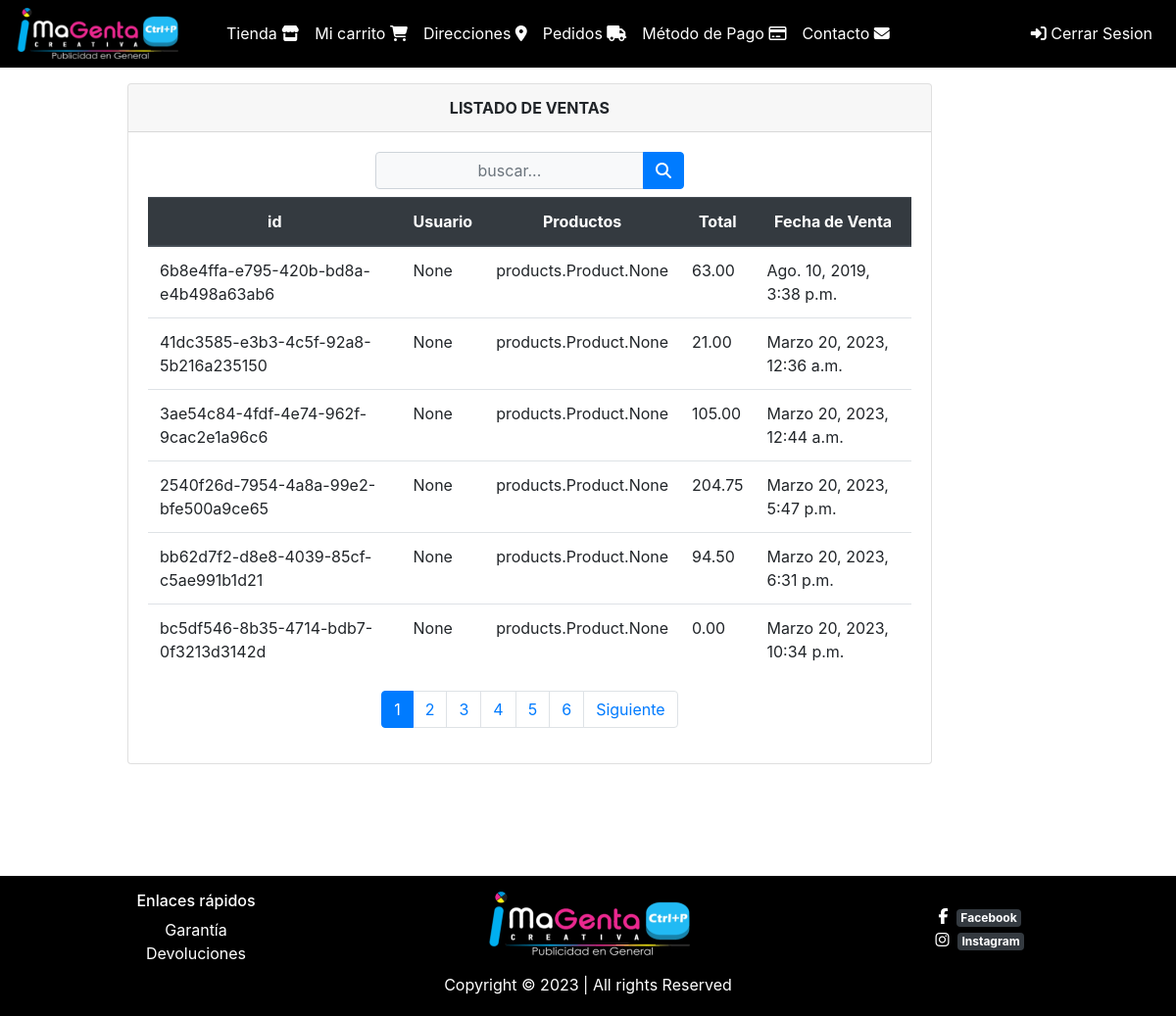
Screenshot of /ventas/listar (signed in) with the database file from the repository.
### carts/models.py (models this page shows, shortened)
class Cart(models.Model):
    cart_id = models.CharField(max_length=100, null=False, blank=False, unique=True, verbose_name="Carrito")
    user = models.ForeignKey(User, null=True, blank=True, on_delete=models.CASCADE, verbose_name="Usuario")
    products = models.ManyToManyField(Product, through='CartProducts',verbose_name="Productos")
    subtotal = models.DecimalField(default=0.0, max_digits=8, decimal_places=2, verbose_name="Subtotal")
    total = models.DecimalField(default=0.0, max_digits=8, decimal_places=2,verbose_name="Total")
    created_at = models.DateTimeField(auto_now_add=True)
    FEE = 0.05 # 0.5%

### facilito_store/views.py (the view)
# urls.py: path('ventas/listar',views.listarVentas, name='listarventas'),
@login_required(login_url='login')
def listarVentas(request):
    busqueda = request.POST.get("buscador")
    lista_ventas = Cart.objects.order_by('user')
    page = request.GET.get('page', 1)
    if busqueda:
        lista_ventas= Cart.objects.filter(
            Q(user = busqueda)
            ).distinct()
    try:
        paginator = Paginator(lista_ventas, 6)
        lista_ventas = paginator.page(page)
    except:
        raise Http404
    data = {'entity': lista_ventas,
            'title': 'LISTADO DE VENTAS',
            'paginator': paginator
            }
    return render(request,'ventas/listar.html',data)

### templates/ventas/listar.html (shortened to what this page needs)
{% extends 'base.html' %}
{% block content %}
<div class="min-vh-100 d-flex flex-colum py-9">
    <div class="container">
        <div class="row justify-content-center">
            <div class="col-lg-10 col-md-9 col-sm-4 animate_animated animatebackInRight animate_delay-0.4s">
                <div class="card">
                    <div class="card-header text-center font-weight-bold">
                        {{ title }}
                    </div>
                    <div class="card-body table-responsive align-items-center">
                        <div class="d-flex mb-2">
                            <form class="d-flex mx-auto d-sm-inlne-block form-inline" method="POST" action="">
                                <div class="input-group">
                                    <input type="text" class="form-control bg-light border-4 small text-center" name="buscador" placeholder="buscar..." value="{{ request.POST.buscador }}">
                                    <div class="input-group-append">
                                        <button class="btn btn-primary" type="submit">
                                                <i class="fa fa-search bi-sm"></i>
                                            </button>
                                    </div>
                                </div>
                            </form>
                        </div>
                        <table class="table table-condensed">
                            <thead class="thead-dark text-center ">
                                <tr>
                                    <th scope="col">id</th>
                                    <th scope="col">Usuario</th>
                                    <th scope="col">Productos</th>
                                    <th scope="col">Total</th>
                                    <th scope="col">Fecha de Venta</th>
                                </tr>
                            </thead>
                            <tbody>
                                {% load bootstrap_icons %} {% if entity %} {% for Cart in entity %}
                                <tr>
                                    <td>{{ Cart.cart_id}}</td>
                                    <td>{{ Cart.user  }}</td>
                                    <td>{{ Cart.products }}</td>
                                    <td>{{ Cart.total}}</td>
                                    <td>{{ Cart.created_at }}</td>
                                </tr>
                                {% endfor %} {% else %}
                                <div class="text-center text-warning">
                                    <h3> No se encontraron Inventarios!!</h3>
                                </div>
                                {% endif %}
                            </tbody>
                        </table>
                        <div>
                            {% include 'paginator.html' %}
                        </div>
                    </div>
                </div>
            </div>
        </div>
    </div>
</div>
{% endblock %}

### static/css/hola.css (style rules this page uses)
body { position: relative; padding-bottom: 8em; min-height: 100vh; }

### rows the page displays
Cart: cart_id "6b8e4ffa-e795-420b-bd8a-e4b498a63ab6", user "None", products "products.Product.None", total "63.00", created_at "Ago. 10, 2019, 3:38 p.m."
Cart: cart_id "41dc3585-e3b3-4c5f-92a8-5b216a235150", user "None", products "products.Product.None", total "21.00", created_at "Marzo 20, 2023, 12:36 a.m."
Cart: cart_id "3ae54c84-4fdf-4e74-962f-9cac2e1a96c6", user "None", products "products.Product.None", total "105.00", created_at "Marzo 20, 2023, 12:44 a.m."
Cart: cart_id "2540f26d-7954-4a8a-99e2-bfe500a9ce65", user "None", products "products.Product.None", total "204.75", created_at "Marzo 20, 2023, 5:47 p.m."
Cart: cart_id "bb62d7f2-d8e8-4039-85cf-c5ae991b1d21", user "None", products "products.Product.None", total "94.50", created_at "Marzo 20, 2023, 6:31 p.m."
Cart: cart_id "bc5df546-8b35-4714-bdb7-0f3213d3142d", user "None", products "products.Product.None", total "0.00", created_at "Marzo 20, 2023, 10:34 p.m."

### other values shown
{{ title }} "LISTADO DE VENTAS"
{{ page }} "1" "2" "3" "4" "5" "6"
